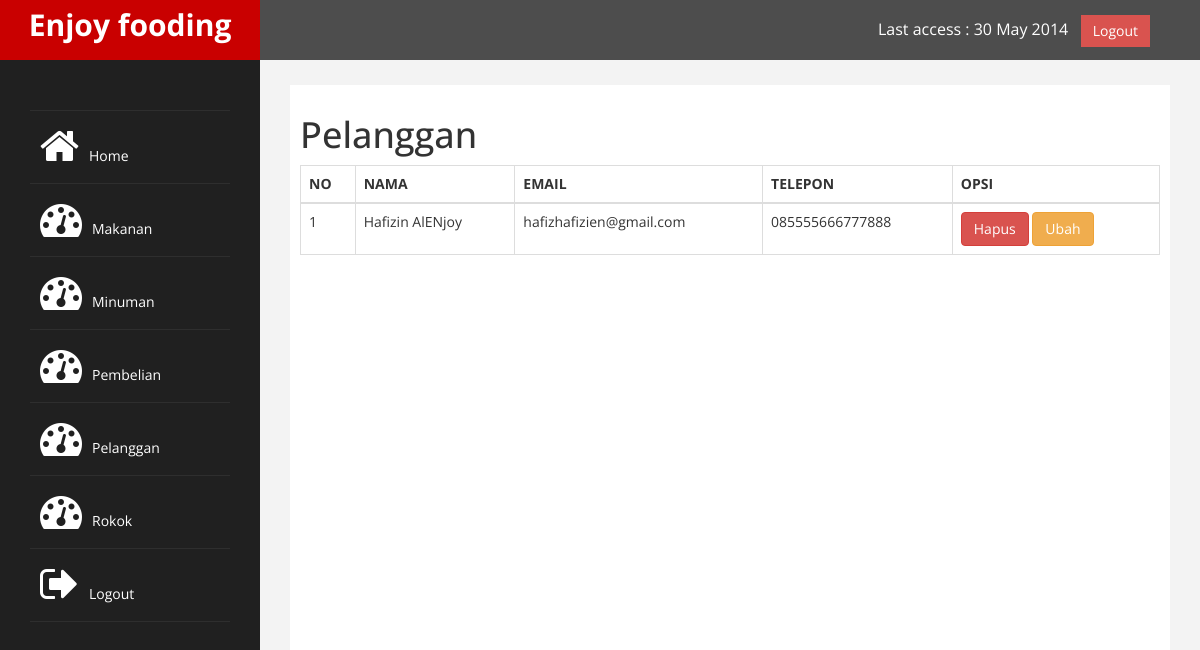
Page /admin/index.php?halaman=pelanggan (signed in) on the committed database.
### tables this page shows
CREATE TABLE `pelanggan` (
  `id_pelanggan` int(11) NOT NULL,
  `email_pelanggan` varchar(100) NOT NULL,
  `password_pelanggan` varchar(50) NOT NULL,
  `nama_pelanggan` varchar(100) NOT NULL,
  `telepon_pelanggan` varchar(25) NOT NULL
);

### admin/pelanggan.php (the view)
<h1>Pelanggan</h1>
<table class="table table-bordered">
	<thead>
		<tr>
			<th>NO</th>
			<th>NAMA</th>
			<th>EMAIL</th>
			<th>TELEPON</th>
			<th>OPSI</th>
		</tr>
	</thead>
	<tbody>
		<?php $nomor=1; ?>
		<?php $ambil=$koneksi->query("SELECT * FROM pelanggan");?>
		<?php while ($pecah = $ambil->fetch_assoc()) { ?>
		<tr>
			<td><?php echo $nomor; ?></td>
			<td><?php echo $pecah['nama_pelanggan']; ?></td>
			<td><?php echo $pecah['email_pelanggan']; ?></td>
			<td><?php echo $pecah['telepon_pelanggan']; ?></td>
			<td>
				<a href="" class="btn btn-danger">Hapus</a>
				<a href="" class="btn btn-warning">Ubah</a>
			</td>
		</tr>
		<?php $nomor++; ?>
	<?php } ?>
	</tbody>
</table>

### admin/assets/css/custom.css (style rules this page uses)
body { font-family: 'Open Sans', sans-serif; }

### rows in the picture
pelanggan: nama_pelanggan "Hafizin AlENjoy", email_pelanggan "hafizhafizien@gmail.com", telepon_pelanggan "085555666777888"
